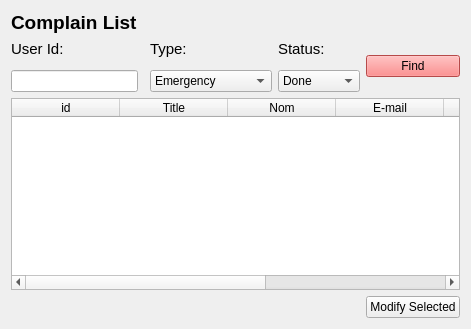
              <widget class="QWidget" name="Edit">
               <attribute name="title">
                <string>Edit</string>
               </attribute>
               <layout class="QGridLayout" name="gridLayout_14">
                <item row="5" column="3">
                 <widget class="QComboBox" name="comboBoxCategory_11">
                  <property name="styleSheet">
                   <string notr="true"/>
                  </property>
                  <item>
                   <property name="text">
                    <string>Done</string>
                   </property>
                  </item>
                  <item>
                   <property name="text">
                    <string>on hold
</string>
                   </property>
                  </item>
                  <item>
                   <property name="text">
                    <string>Canceled</string>
                   </property>
                  </item>
                 </widget>
                </item>
                <item row="7" column="4">
                 <widget class="QPushButton" name="pushButton_7">
                  <property name="styleSheet">
                   <string notr="true"/>
                  </property>
                  <property name="text">
                   <string>Modify Selected</string>
                  </property>
                 </widget>
                </item>
                <item row="5" column="2">
                 <widget class="QComboBox" name="comboBoxCategory_10">
                  <property name="styleSheet">
                   <string notr="true"/>
                  </property>
                  <item>
                   <property name="text">
                    <string>Emergency</string>
                   </property>
                  </item>
                  <item>
                   <property name="text">
                    <string>water leak</string>
                   </property>
                  </item>
                  <item>
                   <property name="text">
                    <string>delay exprired</string>
                   </property>
                  </item>
                  <item>
                   <property name="text">
                    <string>Broken Produuct</string>
                   </property>
                  </item>
                 </widget>
                </item>
                <item row="6" column="0" colspan="5">
                 <widget class="QTableWidget" name="tableWidget_3">
                  <property name="alternatingRowColors">
                   <bool>false</bool>
                  </property>
                  <property name="selectionBehavior">
                   <enum>QAbstractItemView::SelectionBehavior::SelectRows</enum>
                  </property>
                  <property name="showGrid">
                   <bool>true</bool>
                  </property>
                  <property name="cornerButtonEnabled">
                   <bool>true</bool>
                  </property>
                  <property name="rowCount">
                   <number>0</number>
                  </property>
                  <property name="columnCount">
                   <number>7</number>
                  </property>
                  <attribute name="horizontalHeaderCascadingSectionResizes">
                   <bool>false</bool>
                  </attribute>
                  <attribute name="horizontalHeaderDefaultSectionSize">
                   <number>108</number>
                  </attribute>
                  <column>
                   <property name="text">
                    <string>id</string>
                   </property>
                  </column>
                  <column>
                   <property name="text">
                    <string>Title</string>
                   </property>
                  </column>
                  <column>
                   <property name="text">
                    <string>Nom</string>
                   </property>
                  </column>
                  <column>
                   <property name="text">
                    <string>E-mail</string>
                   </property>
                  </column>
                  <column>
                   <property name="text">
                    <string>Phone</string>
                   </property>
                  </column>
                  <column>
                   <property name="text">
                    <string>Description</string>
                   </property>
                  </column>
                  <column>
                   <property name="text">
                    <string>Status</string>
                   </property>
                  </column>
                 </widget>
                </item>
                <item row="3" column="2">
                 <widget class="QLabel" name="label_34">
                  <property name="font">
                   <font>
                    <pointsize>11</pointsize>
                   </font>
                  </property>
                  <property name="text">
                   <string>Type:</string>
                  </property>
                 </widget>
                </item>
                <item row="3" column="3">
                 <widget class="QLabel" name="label_32">
                  <property name="font">
                   <font>
                    <pointsize>11</pointsize>
                   </font>
                  </property>
                  <property name="text">
                   <string>Status:</string>
                  </property>
                 </widget>
                </item>
                <item row="3" column="0">
                 <widget class="QLabel" name="label_33">
                  <property name="font">
                   <font>
                    <pointsize>11</pointsize>
                   </font>
                  </property>
                  <property name="text">
                   <string>User Id:</string>
                  </property>
                 </widget>
                </item>
                <item row="3" column="4" rowspan="3">
                 <widget class="QPushButton" name="btnSubmit_5">
                  <property name="palette">
                   <palette>
                    <active>
                     <colorrole role="WindowText">
                      <brush brushstyle="SolidPattern">
                       <color alpha="255">
                        <red>0</red>
                        <green>0</green>
                        <blue>0</blue>
                       </color>
                      </brush>
                     </colorrole>
                     <colorrole role="Button">
                      <brush brushstyle="SolidPattern">
                       <color alpha="255">
                        <red>255</red>
                        <green>104</green>
                        <blue>104</blue>
                       </color>
                      </brush>
                     </colorrole>
                     <colorrole role="Text">
                      <brush brushstyle="SolidPattern">
                       <color alpha="255">
                        <red>0</red>
                        <green>0</green>
                        <blue>0</blue>
                       </color>
                      </brush>
                     </colorrole>
                     <colorrole role="ButtonText">
                      <brush brushstyle="SolidPattern">
                       <color alpha="255">
                        <red>0</red>
                        <green>0</green>
                        <blue>0</blue>
                       </color>
                      </brush>
                     </colorrole>
                     <colorrole role="Base">
                      <brush brushstyle="SolidPattern">
                       <color alpha="255">
                        <red>255</red>
                        <green>104</green>
                        <blue>104</blue>
                       </color>
                      </brush>
                     </colorrole>
                     <colorrole role="Window">
                      <brush brushstyle="SolidPattern">
                       <color alpha="255">
                        <red>255</red>
                        <green>104</green>
                        <blue>104</blue>
                       </color>
                      </brush>
                     </colorrole>
                     <colorrole role="PlaceholderText">
                      <brush brushstyle="SolidPattern">
                       <color alpha="128">
                        <red>255</red>
                        <green>255</green>
                        <blue>255</blue>
                       </color>
                      </brush>
                     </colorrole>
                    </active>
                    <inactive>
                     <colorrole role="WindowText">
                      <brush brushstyle="SolidPattern">
                       <color alpha="255">
                        <red>0</red>
                        <green>0</green>
                        <blue>0</blue>
                       </color>
                      </brush>
                     </colorrole>
                     <colorrole role="Button">
                      <brush brushstyle="SolidPattern">
                       <color alpha="255">
                        <red>255</red>
                        <green>104</green>
                        <blue>104</blue>
                       </color>
                      </brush>
                     </colorrole>
                     <colorrole role="Text">
                      <brush brushstyle="SolidPattern">
                       <color alpha="255">
                        <red>0</red>
                        <green>0</green>
                        <blue>0</blue>
                       </color>
                      </brush>
                     </colorrole>
                     <colorrole role="ButtonText">
                      <brush brushstyle="SolidPattern">
                       <color alpha="255">
                        <red>0</red>
                        <green>0</green>
                        <blue>0</blue>
                       </color>
                      </brush>
                     </colorrole>
                     <colorrole role="Base">
                      <brush brushstyle="SolidPattern">
                       <color alpha="255">
                        <red>255</red>
                        <green>104</green>
                        <blue>104</blue>
                       </color>
                      </brush>
                     </colorrole>
                     <colorrole role="Window">
                      <brush brushstyle="SolidPattern">
                       <color alpha="255">
                        <red>255</red>
                        <green>104</green>
                        <blue>104</blue>
                       </color>
                      </brush>
                     </colorrole>
                     <colorrole role="PlaceholderText">
                      <brush brushstyle="SolidPattern">
                       <color alpha="128">
                        <red>255</red>
                        <green>255</green>
                        <blue>255</blue>
                       </color>
                      </brush>
                     </colorrole>
                    </inactive>
                    <disabled>
                     <colorrole role="WindowText">
                      <brush brushstyle="SolidPattern">
                       <color alpha="255">
                        <red>255</red>
                        <green>255</green>
                        <blue>255</blue>
                       </color>
                      </brush>
                     </colorrole>
                     <colorrole role="Button">
                      <brush brushstyle="SolidPattern">
                       <color alpha="255">
                        <red>255</red>
                        <green>104</green>
                        <blue>104</blue>
                       </color>
                      </brush>
                     </colorrole>
                     <colorrole role="Text">
                      <brush brushstyle="SolidPattern">
                       <color alpha="255">
                        <red>255</red>
                        <green>255</green>
                        <blue>255</blue>
                       </color>
                      </brush>
                     </colorrole>
                     <colorrole role="ButtonText">
                      <brush brushstyle="SolidPattern">
                       <color alpha="255">
                        <red>255</red>
                        <green>255</green>
                        <blue>255</blue>
                       </color>
                      </brush>
                     </colorrole>
                     <colorrole role="Base">
                      <brush brushstyle="SolidPattern">
                       <color alpha="255">
                        <red>255</red>
                        <green>104</green>
                        <blue>104</blue>
                       </color>
                      </brush>
                     </colorrole>
                     <colorrole role="Window">
                      <brush brushstyle="SolidPattern">
                       <color alpha="255">
                        <red>255</red>
                        <green>104</green>
                        <blue>104</blue>
                       </color>
                      </brush>
                     </colorrole>
                     <colorrole role="PlaceholderText">
                      <brush brushstyle="SolidPattern">
                       <color alpha="128">
                        <red>255</red>
                        <green>255</green>
                        <blue>255</blue>
                       </color>
                      </brush>
                     </colorrole>
                    </disabled>
                   </palette>
                  </property>
                  <property name="autoFillBackground">
                   <bool>false</bool>
                  </property>
                  <property name="styleSheet">
                   <string notr="true"/>
                  </property>
                  <property name="text">
                   <string>Find</string>
                  </property>
                 </widget>
                </item>
                <item row="5" column="0">
                 <widget class="QLineEdit" name="lineEdit_3">
                  <property name="styleSheet">
                   <string notr="true"/>
                  </property>
                  <property name="text">
                   <string/>
                  </property>
                 </widget>
                </item>
                <item row="2" column="0">
                 <widget class="QLabel" name="label_35">
                  <property name="maximumSize">
                   <size>
                    <width>261</width>
                    <height>81</height>
                   </size>
                  </property>
                  <property name="baseSize">
                   <size>
                    <width>0</width>
                    <height>1000</height>
                   </size>
                  </property>
                  <property name="font">
                   <font>
                    <family>Arial</family>
                    <pointsize>14</pointsize>
                    <bold>true</bold>
                    <underline>false</underline>
                   </font>
                  </property>
                  <property name="text">
                   <string>Complain List</string>
                  </property>
                 </widget>
                </item>
               </layout>
              </widget>
